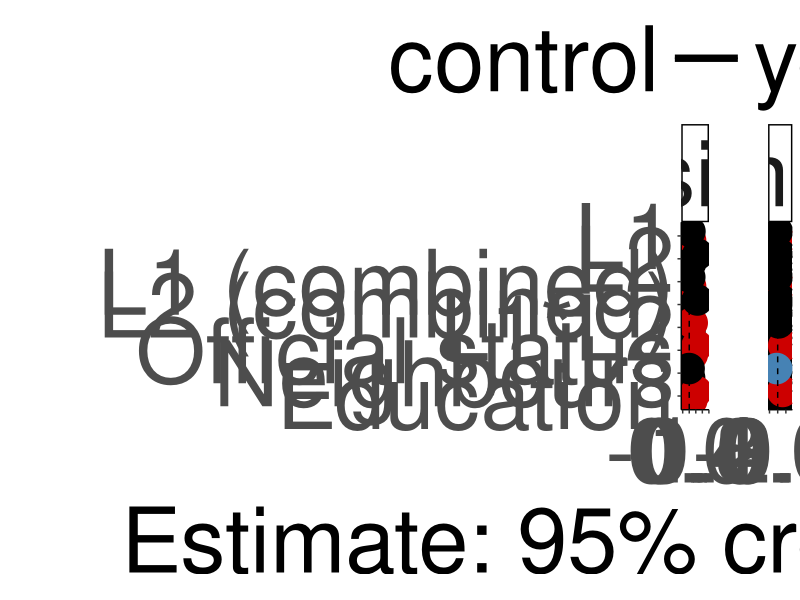
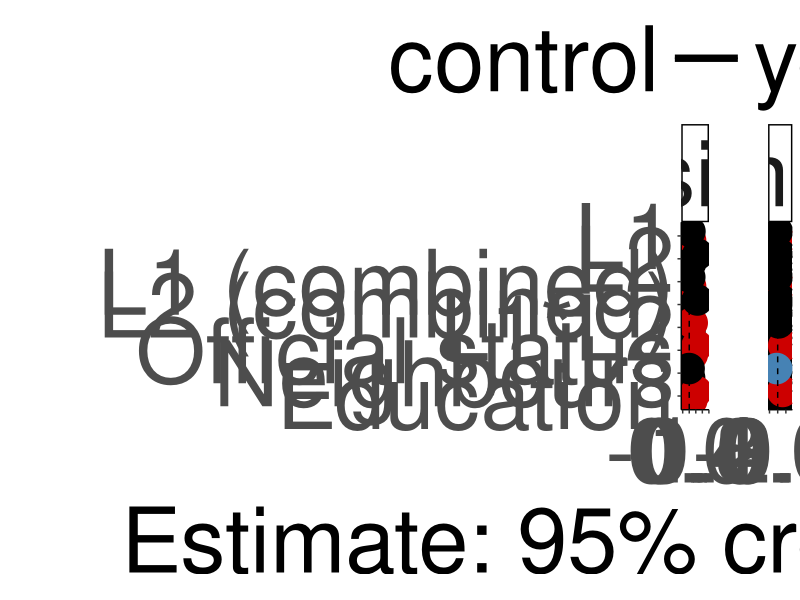
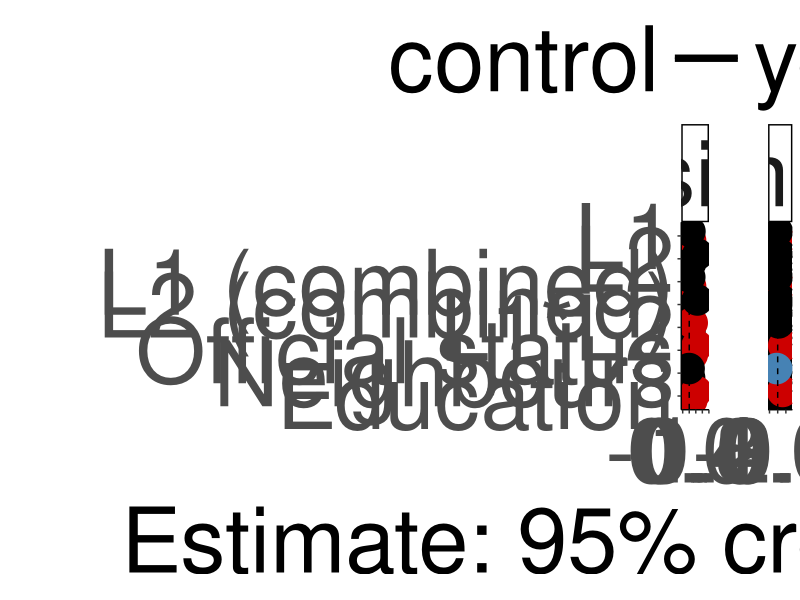
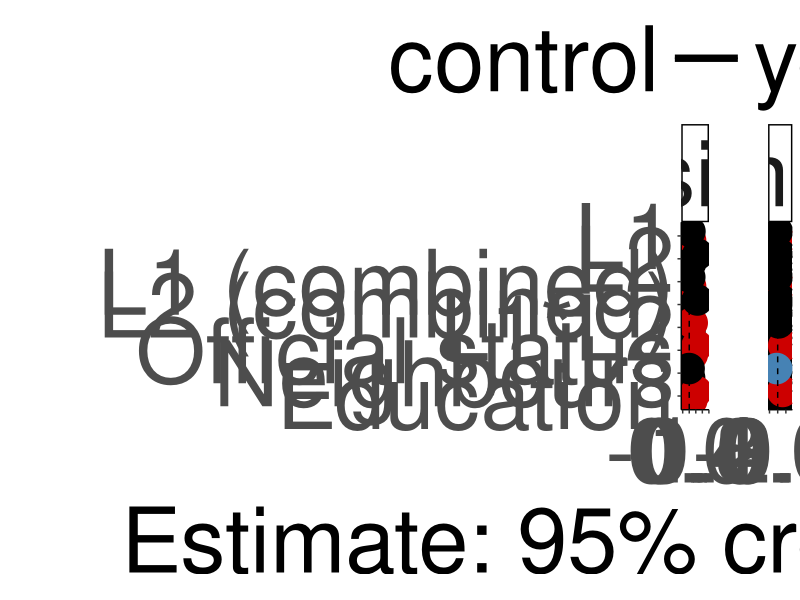

Here is the R script that generated these plots, in order:
suppressPackageStartupMessages({
  library(dplyr)
  library(ggplot2)
})

effs_I <-
  read.csv("output_tables/ effects Informativity_social_models .csv")
effs_I$variable <- "informativity"

effs_B <-
  read.csv("output_tables/ effects Boundness_social_models .csv")
effs_B$variable <- "fusion"

effs_1 <- as.data.frame(rbind(effs_B, effs_I))

effs_1$control <- "yes"

effs_I <-
  read.csv("output_tables/ effects Informativity_social_only_models .csv")
effs_I$variable <- "informativity"

effs_B <-
  read.csv("output_tables/ effects Boundness_social_only_models .csv")
effs_B$variable <- "fusion"

effs_2 <- as.data.frame(rbind(effs_B, effs_I))
effs_2$control <- "no"

effs <- as.data.frame(rbind(effs_1, effs_2))

effs_main <- effs %>%
  rename(lower = 2,
         upper = 4,
         mean = 3) %>%
  filter(!grepl("nonlinear", model)) %>%
  filter(!grepl("SD", effect)) %>%
  filter(!grepl("Intercept", effect))


#removing "(linear)" part within the model column
effs_main$model <- gsub("(\\s*\\(\\w+\\))", "", effs_main$model)

#adding "combined" after L1/L1 proportion where applicable
effs_main$effect <-
  ifelse(
    grepl("L1 speakers\\+", effs_main$model),
    paste(effs_main$effect, "(combined)"),
    effs_main$effect
  )

effs_main <- effs_main %>%
  mutate(
    effect = recode(
      effect,
      "L2 proportion (combined)" = "L2 (combined)",
      "L1*L2 proportion" = "L1*L2",
      "L2 proportion" = "L2"
    )
  )

eff_main_plot_df = effs_main %>%
  as.data.frame() %>%
  mutate_if(is.character, as.factor) %>%
  mutate(effect = factor(
    effect,
    levels = c(
      "Education",
      "Neighbours",
      "Official status",
      "L1*L2",
      "L2 (combined)",
      "L1 (combined)",
      "L2",
      "L1"
    )
  )) %>%
  mutate(importance = case_when((lower < 0 &
                                   upper < 0)  ~ "negative",
                                (lower > 0 &
                                   upper > 0)  ~ "positive",
                                (lower < 0 & upper > 0) |
                                  (lower < 0 &
                                     upper == 0) | (lower == 0 & upper > 0) ~ "no"
  )) %>%
  mutate(importance = as.factor(importance)) %>%
  mutate(importance = factor(
    importance,
    levels = c("no", "positive", "negative"),
    ordered = TRUE
  )) %>%
  mutate(control = factor(control, levels = c("yes", "no"), ordered = TRUE))

effs_main_plot_bw = ggplot(eff_main_plot_df,
                           aes(
                             y = effect,
                             x = mean,
                             linetype = control,
                             color = importance
                           )) +
  geom_errorbar(
    aes(xmin = lower, xmax = upper),
    width = 0.6,
    size = 2.5,
    position = position_dodge(w = 0.8)
  ) +
  geom_point(size = 10,
             position = position_dodge(w = 0.8)) +
  geom_line(position = position_dodge(w = 0.8)) +
  geom_vline(aes(xintercept = 0),
             lty = 2) +
  scale_color_manual(values = c("black", "red3", "steelblue")) +
  ylab("") +
  xlab("Estimate: 95% credible interval") +
  theme_classic() +
  facet_grid(. ~ variable, scales = "free_x", space = "free") +
  theme(
    axis.text = element_text(size = 65),
    legend.text = element_text(size = 65),
    axis.title = element_text(size = 65),
    legend.title = element_text(size = 65),
    strip.text.x = element_text(size = 65),
    legend.spacing.y = unit(2.7, 'cm'),
    legend.key.size = unit(2, 'cm'),
    legend.direction = "horizontal",
    legend.position = "top",
    panel.spacing.x = unit(15, "mm")
  ) +
  guides(color = "none")

effs_main_plot_bw
ggsave(
  file = "output/effects_plot.svg",
  plot = effs_main_plot_bw,
  height = 22,
  width = 36,
  dpi = 300
)

effs_main_plot_bw
ggsave(
  file = "output/effects_plot.pdf",
  plot = effs_main_plot_bw,
  height = 22,
  width = 36,
  dpi = 300
)
